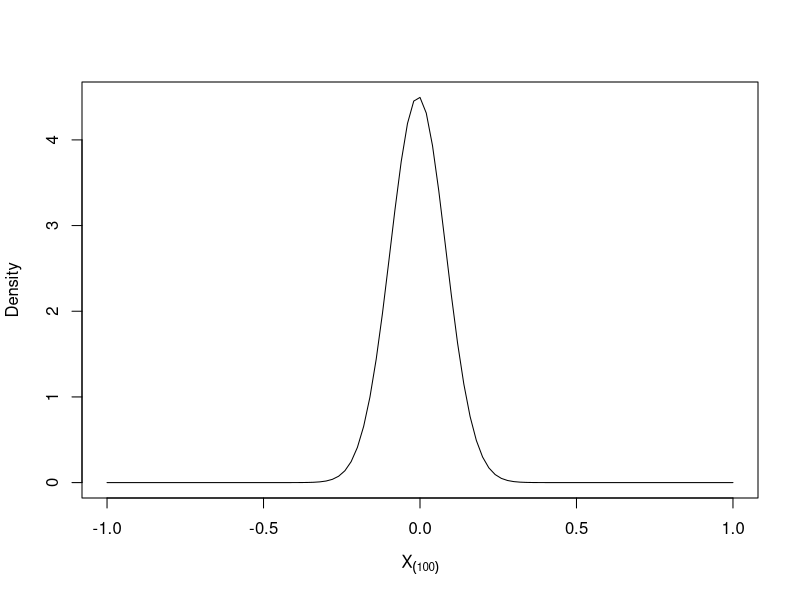
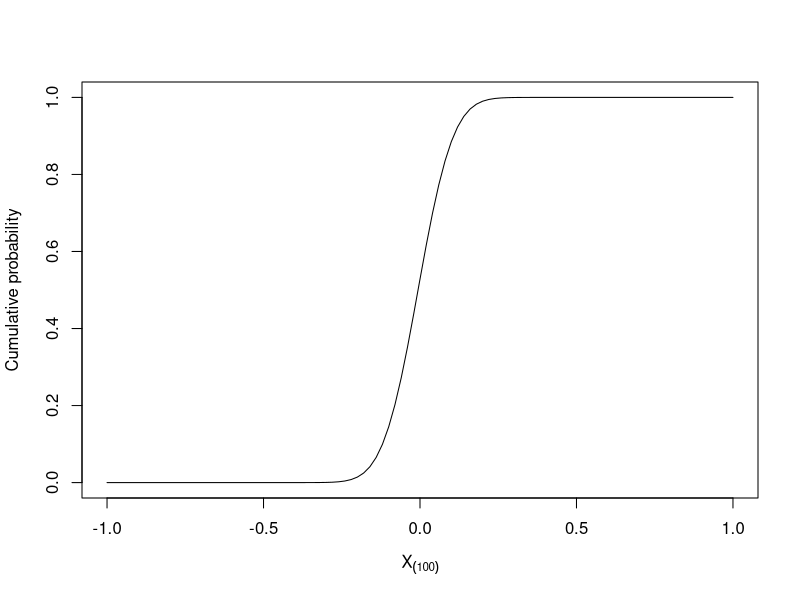
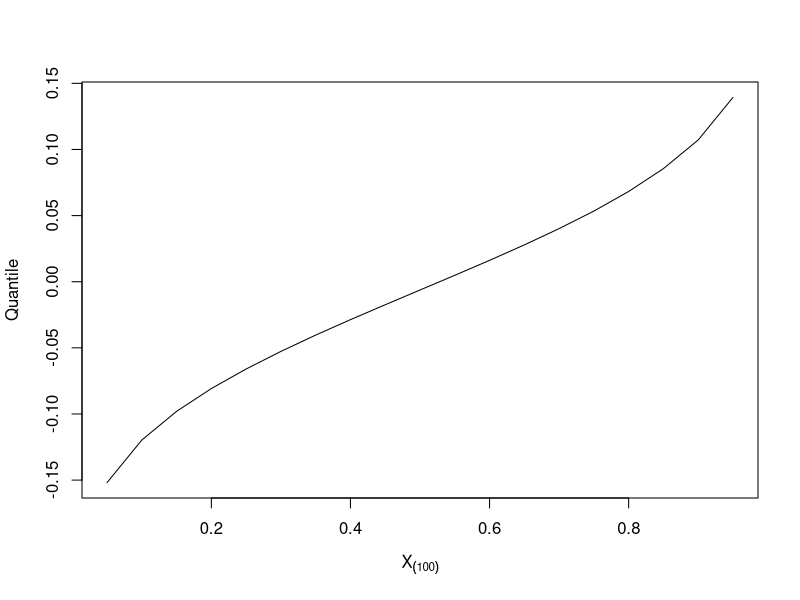
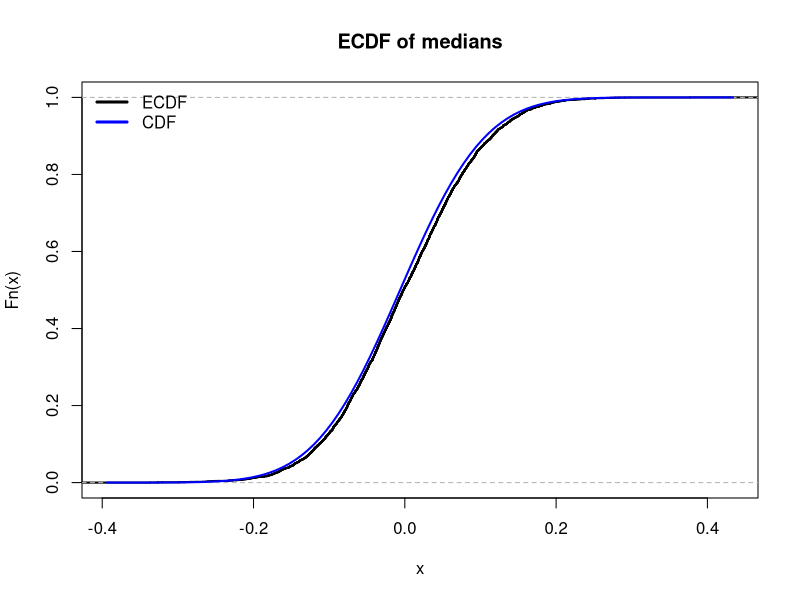
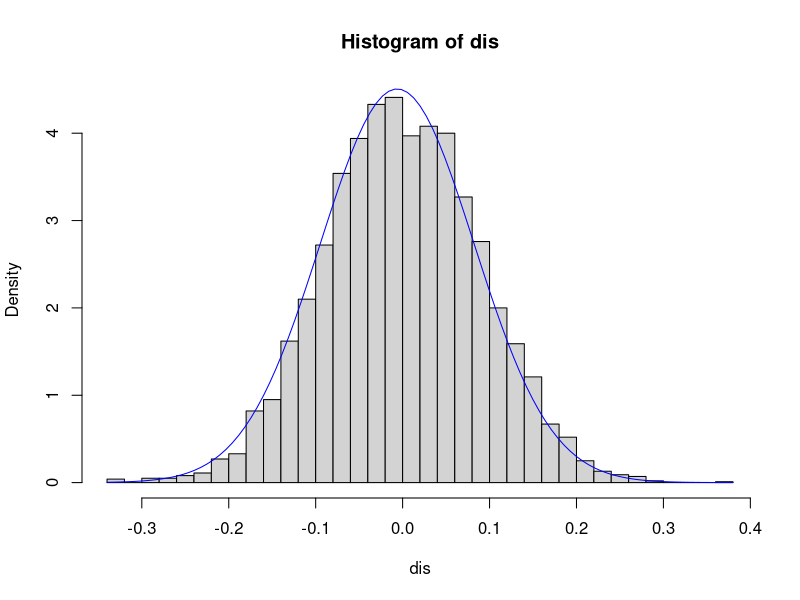
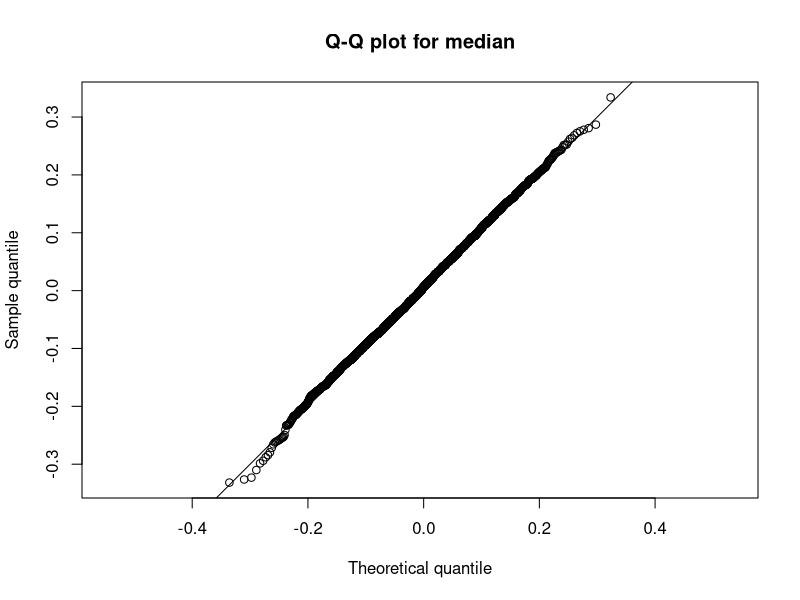
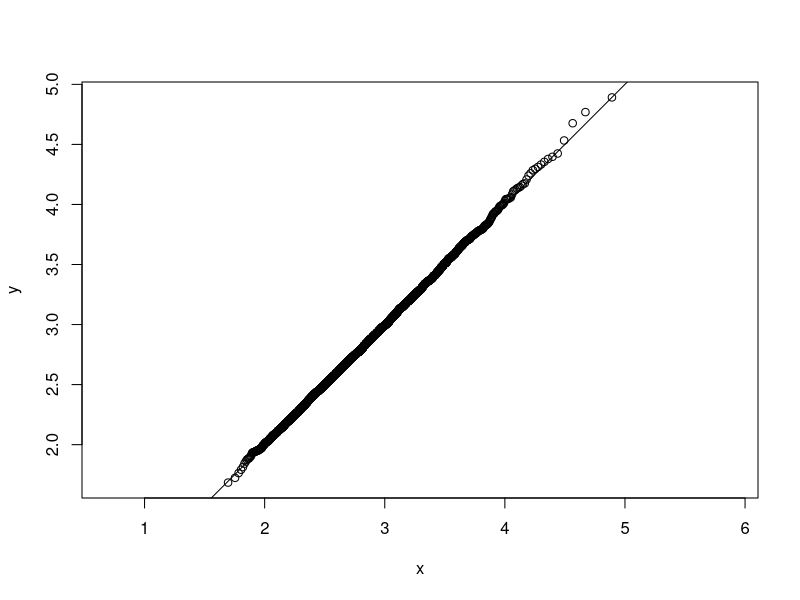
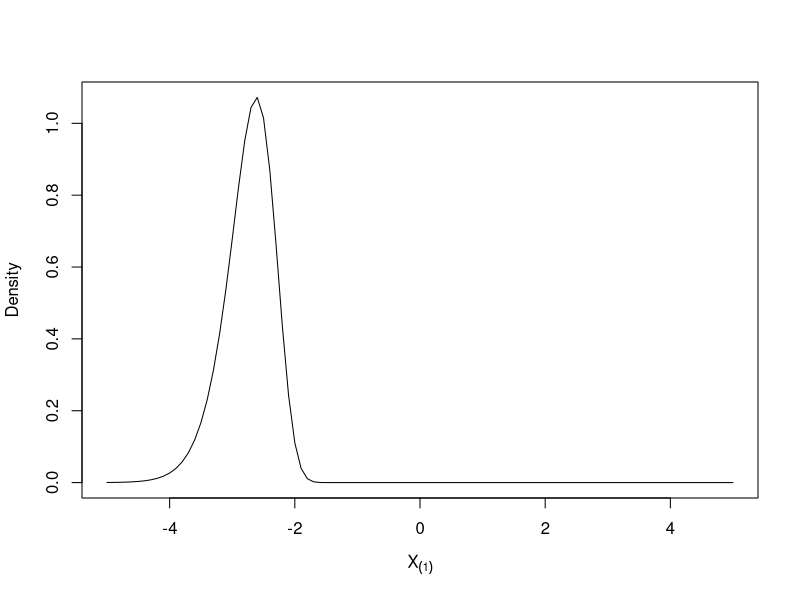

These charts were generated, in order, by the following R code:
## ---- chunk 1
dorder <- function(x) {
  k <- 100
  n <- 200
  k * choose(n, k) *
  (pnorm(x, 0, 1)) ^ (k - 1) *
  (1 - pnorm(x, 0, 1)) ^ (n - k) *
  dnorm(x, 0, 1)
}

curve(dorder(x), -1, 1, xlab = parse(text="X[(100)]"), ylab = "Density")
## ---- chunk 2
porder <- function(x){
  k <- 100
  n <- 200
  pbinom(k-1, n, pnorm(x, 0,1), lower.tail = FALSE)
}
curve(porder(x), -1, 1, xlab = parse(text="X[(100)]"), ylab = "Cumulative probability")
## ---- chunk 3
qtl <- seq(0.05, 0.95, 0.05)
med_dis <- rep(NA, 19)

qorder <- function(h){
  k <- 100
  n <- 200
  for(i in seq_along(h)){
    med_dis[i] <- uniroot(function(x, p) porder(x)-p, c(-5,5), p = h[i])$root
  }
  med_dis
}

plot(qtl, qorder(qtl), type = "l", xlab = parse(text="X[(100)]"), ylab = "Quantile")
## ---- chunk 4
N <- 200   # sample size = 200
M <- 5000   # number of simulations = 500
dis <- rep(NA, M)   # distribution of medians of the M times of simulation

for(i in 1: M){
  dis[i] <- median(rnorm(N))
}

ecdf <- ecdf(dis)
## ---- chunk 5
plot(ecdf, do.points = FALSE, col = "black", lwd = 2, main = "ECDF of medians")
curve(porder(x), add = TRUE, col = "blue", lwd = 2)
legend(
  "topleft", 
  c("ECDF", "CDF"),
  lwd = 3, 
  col = c("black", "blue"), 
  bty = "n"
)
## ---- chunk 6
hist(dis, breaks = 50, freq = FALSE)
curve(dorder(x), add = TRUE, col = "blue")
## ---- chunk 7
random_sample <- dis   # dimension 500 = M
q_candidate <- qorder

points <- ppoints(M)

x <- qorder(points)
y <- quantile(random_sample, probs = points)

plot(x, y, asp = 1, xlab = "Theoretical quantile", ylab = "Sample quantile", main = "Q-Q plot for median")
abline(0,1)
## ---- chunk 8
dorder <- function(x, k = 100) {
  n <- 200
  k * choose(n, k) *
  (pnorm(x, 0, 1)) ^ (k - 1) *
  (1 - pnorm(x, 0, 1)) ^ (n - k) *
  dnorm(x, 0, 1)
}

porder <- function(x, k = 100){
  n <- 200
  pbinom(k-1, n, pnorm(x, 0,1), lower.tail = FALSE)
}

qorder <- function(h, k = 100){
  n <- 200
  for(i in seq_along(h)){
    med_dis[i] <- uniroot(function(x, p) porder(x, k)-p, c(-5,5), p = h[i])$root
  }
  med_dis
}
## ---- chunk 9
max <- rep(NA, M)   # distribution of medians of the M times of simulation

for(i in 1: M){
  max[i] <- max(rnorm(N))
}

random_sample <- max
q_candidate <- qorder

x <- qorder(points, k = N)
y <- quantile(random_sample, probs = points)

plot(x, y, asp = 1)
abline(0, 1)
## ---- chunk 10
`%|%` <- function(a, b) paste0(a,b)

dorder <- function(x, k = 100, dist = norm, ...) {
  pf <- get("p" %|% dist)
  df <- get("d" %|% dist)
  n <- 200
  k * choose(n, k) *
  (pf(x, ...)) ^ (k - 1) *
  (1 - pf(x, ...)) ^ (n - k) *
  df(x, ...)
}

porder <- function(x, k = 100, dist = norm, ...){
  pf <- get("p" %|% dist)
  
  n <- 200
  pbinom(k-1, n, pf(x,...), lower.tail = FALSE)
}

qorder <- function(h, k = 100){
  pf <- get("p" %|% dist)
  
  n <- 200
  for(i in seq_along(h)){
    med_dis[i] <- uniroot(function(x, p) pf(x, k, ...)-p, c(-5,5), p = h[i])$root
  }
  med_dis
}
## ---- chunk 11
curve(dorder(x, k = 1, dist = "norm"), -5, 5, xlab = parse(text="X[(1)]"), ylab = "Density")

curve(porder(x, k = 1, dist = "norm"), -5, 5, xlab = parse(text="X[(1)]"), ylab = "Cumulative probability")
